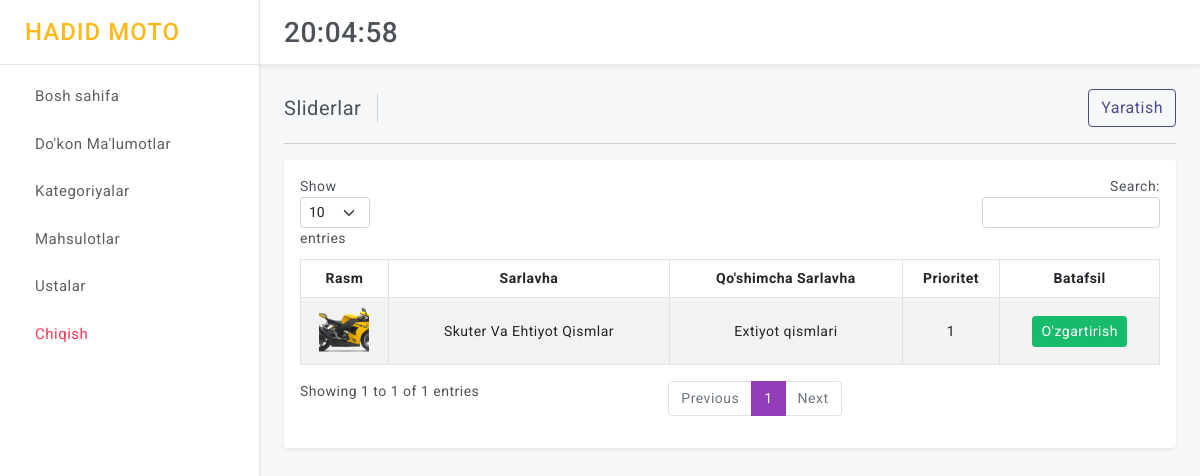
The app's page /sklad/sliders/ (signed in), older data.
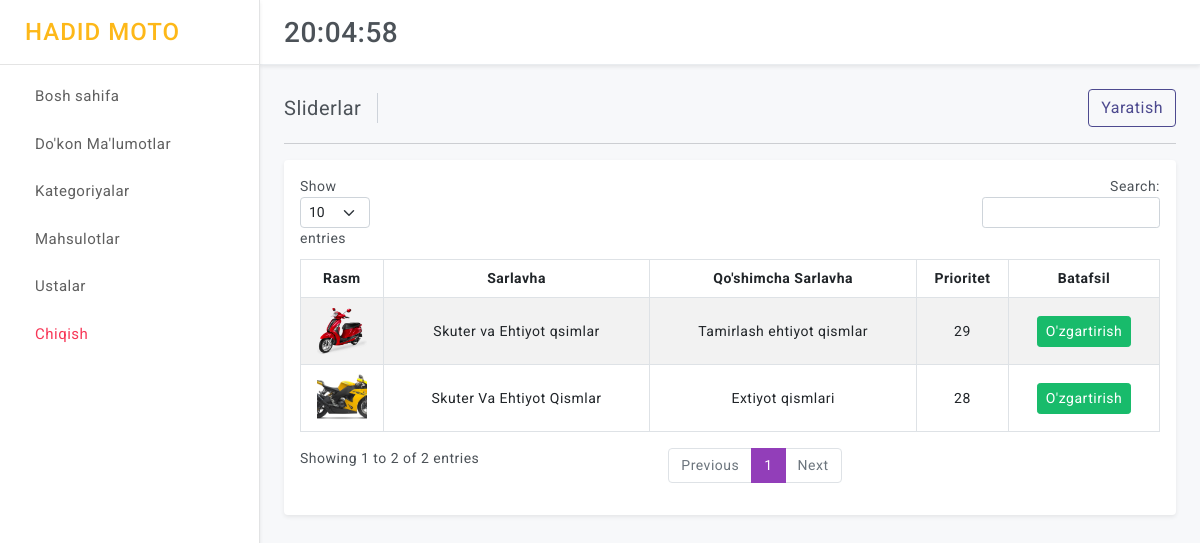
The same page, newer data.
### control/models.py (models this page shows, shortened)
class Slider(models.Model):
    category = models.ForeignKey(Category, on_delete=models.CASCADE, null=True, blank=True)
    title = models.CharField(max_length=250, default="", blank=True)
    subtitle = models.CharField(max_length=250, default="", blank=True)
    priority = models.IntegerField(default=0)
    content = models.TextField(default="", blank=True)
    image = ResizedImageField(size=[400, 400], quality=100, upload_to="slider/")
    class Meta:
        ordering = ('-priority',)

### control/views.py (the view)
# urls.py: path("sliders/", views.control_sliders_all, name="control_sliders_all"),
@login_required(login_url='login')
def control_sliders_all(request):
    sliders = Slider.objects.all()
    categories = Category.objects.filter(available=True, is_active=True)
    context = {
        "base": base_context(request=request),
        "sliders":sliders
    }
    return render(request, "control/sliders/all.html", context)

### control/views.py (called while the page is built)
def base_context(request):
    try:
        code = request.build_absolute_uri().split('?')[1]
    except:
        code = None
    context = {
        "code": code
    }
    return context

### templates/control/sliders/all.html (shortened to what this page needs)
{% extends 'control/base.html' %}
{% load static %}
      {% block page_title %}Sliderlar{% endblock page_title %}
      {% block add %}
      <div class="ms-auto d-block">
        <div class="btn-group">
          <a href="{% url 'control_slider_add' %}" class="btn btn-outline-primary d-block">Yaratish</a>
        </div>
      </div>
      {% endblock add %}
      {% block content %}
            <div class="card">
                <div class="card-body">
                    <div class="table-responsive">
                        <table id="example" class="table table-striped table-bordered" style="width:100%">
                            <thead>
                                <tr class="text-center">
                                    <th>Rasm</th>
                                    <th>Sarlavha</th>
                                    <th>Qo'shimcha Sarlavha</th>
                                    <th>Prioritet</th>
                                    <th>Batafsil</th>
                                </tr>
                            </thead>
                            <tbody>
                                {% for slider in sliders %}
                                <tr style="vertical-align: middle; text-align: center;">
                                    <td><img height="50" width="50"  class="rounded" src="{{slider.image.url}}" alt="img_not_found" style="object-fit: cover;"></td>
                                    <td>{{ slider.title }}</td>
                                    <td>{{ slider.subtitle }}</td>
                                    <td>{{ slider.priority }}</td>
                                    <td><a href="{% url 'control_slider_detail' slider.id  %}" class="btn btn-success btn-sm"> O'zgartirish </a></td>
                                </tr>
                                {% endfor %}
                            </tbody>
                        </table>
                    </div>
                </div>
            </div>
      {% endblock content %}

Row changes from the older to the newer data that the page shows:
added Slider: image (picture), title "Skuter va Ehtiyot qsimlar", subtitle "Tamirlash ehtiyot qismlar", priority "29"
changed Slider "Skuter Va Ehtiyot Qismlar": priority "1" → "28"
Text that changed along with them:
text written by a page script: "Show entries Search: Showing 1 to 1 of 1 entries Previous 1 Next" → "Show entries Search: Showing 1 to 2 of 2 entries Previous 1 Next"
